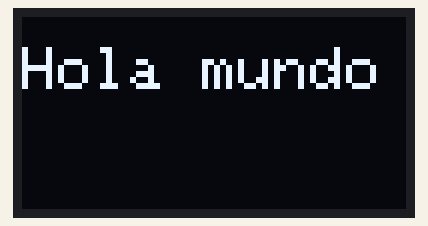
A sketch run on a simulated Arduino Uno, built with avr-gcc and run on an emulated ATmega328P. Parts: 128×64 one-colour display.

Above: at 0.1 s.

The sketch:

Ejercicio1-.ino
```cpp
// Code1 – “Hola mundo” en OLED
#include <SPI.h>
#include <Wire.h>
#include <Adafruit_GFX.h>
#include <Adafruit_SSD1306.h>

#define SCREEN_WIDTH 128
#define SCREEN_HEIGHT 64
#define OLED_RESET     4
Adafruit_SSD1306 display(SCREEN_WIDTH, SCREEN_HEIGHT, &Wire, OLED_RESET);

void setup() {
  Serial.begin(9600);                 // abre el canal serie para debug

  display.begin(SSD1306_SWITCHCAPVCC, 0x3C);

  display.clearDisplay();             // limpia pantalla
  printText();                        // muestra “Hola mundo”
  delay(1500);                        // espera para que se vea el texto
}

void loop() {
  // no hace nada acá
}

void printText() {
  display.clearDisplay();             // vacía buffer gráfico
  display.setTextSize(2);             // texto más grande
  display.setTextColor(WHITE);        // pone el texto en blanco
  display.setCursor(0, 10);           // fija lugar de inicio
  display.print("Hola mundo");        // escribe el mensaje
  display.display();                  // actualiza pantalla
}
```
